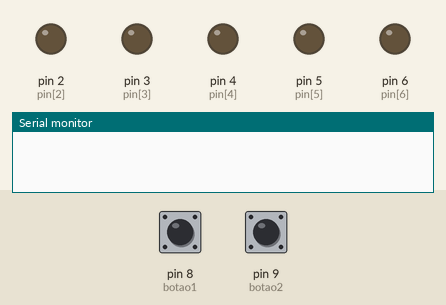
This sketch was run on a simulated Arduino Uno, built with avr-gcc and run on an emulated ATmega328P. On the bench: output pins drawn as LEDs (lit = HIGH), the last lines printed to the serial monitor. The inputs (shaded band) are chosen by the test bench; at power-on: pin 8 (botao1) LOW, pin 9 (botao2) LOW. Pins used as bus, display or sensor lines are not drawn.

Above: at 1.2 s.
1.3 s: pin 8 (botao1) pulled HIGH for 1 s
At 3.4 s:
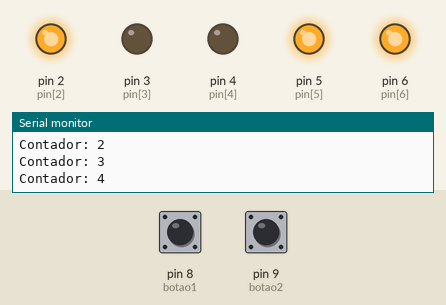
3.8 s: pin 9 (botao2) pulled HIGH for 3.2 s
At 7.1 s:
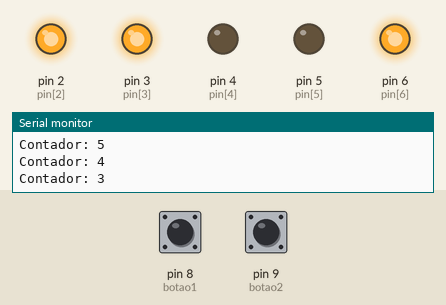
8.5 s: pin 9 (botao2) pulled HIGH for 0.15 s
At 9.5 s:
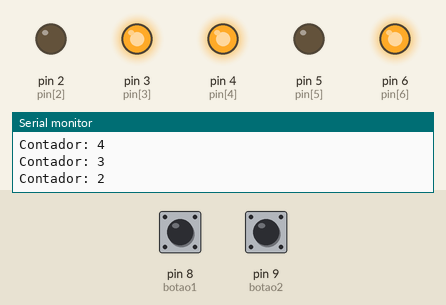
10.1 s: pin 9 (botao2) pulled HIGH for 1 s
At 11.4 s:
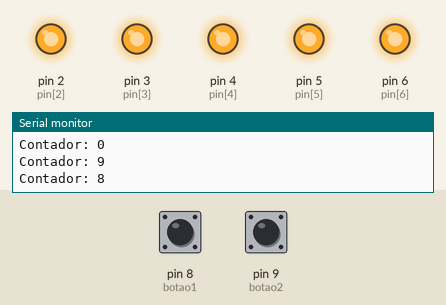
Timing chart, 0 to 13.1 s (numbered marks = the images above; inputs shaded):
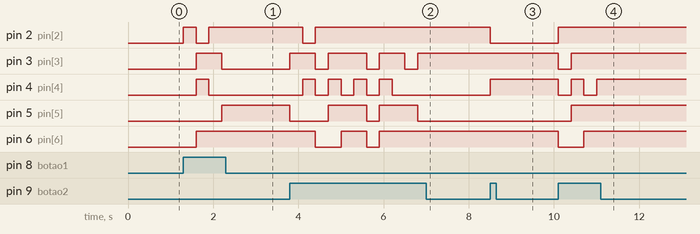

The sketch:

sketch.ino
```cpp
int pin[] = {0, 1, 2, 3, 4, 5, 6};
int botao1 = 8;
int botao2 = 9;
int contador = 0;

// Dígitos de 0 a 9 em binário (a-g)
byte numeros[10][7] = {
  {1,1,1,1,1,1,0}, // 0
  {0,1,1,0,0,0,0}, // 1
  {1,1,0,1,1,0,1}, // 2
  {1,1,1,1,0,0,1}, // 3
  {0,1,1,0,0,1,1}, // 4
  {1,0,1,1,0,1,1}, // 5
  {1,0,1,1,1,1,1}, // 6
  {1,1,1,0,0,0,0}, // 7
  {1,1,1,1,1,1,1}, // 8
  {1,1,1,1,0,1,1}  // 9
};


void setup() {
  for (int i = 0; i <= 6; i++) {
    pinMode(pin[i], OUTPUT);
  }
  pinMode(botao1, INPUT); // Usando resistor de pull-up interno
  pinMode(botao2, INPUT);
  Serial.begin(9600);
}

void mostrarNumero(int contador) {
  for (int i = 0; i < 7; i++) {
    digitalWrite(pin[i], numeros[contador][i]);
  }
  Serial.print("Contador: ");
  Serial.println(contador);
}

void loop() {
  if (digitalRead(botao1) == HIGH) {  // Botão 1 pressionado (com pull-up: LOW = pressionado)
    contador++;
    if (contador > 9) contador = 0;
    mostrarNumero(contador);
    delay(300);  // Delay simples para debounce
  }

  if (digitalRead(botao2) == HIGH) {  // Botão 2 pressionado
    contador--;
    if (contador < 0) contador = 9;
    mostrarNumero(contador);
    delay(300);  // Delay simples para debounce
  }
}
```

Measured:
- after the input at 1.3 s, pin 2 (pin[2]): LOW → HIGH at once, → LOW 0.30 s later, → HIGH 0.30 s later; pin 3 (pin[3]): LOW → HIGH after 0.30 s, → LOW 0.60 s later; pin 4 (pin[4]): LOW → HIGH after 0.30 s, → LOW 0.30 s later; pin 5 (pin[5]): LOW → HIGH after 0.90 s; pin 6 (pin[6]): LOW → HIGH after 0.30 s
- after the input at 3.8 s, pin 2 (pin[2]): HIGH → LOW after 0.30 s, → HIGH 0.30 s later; pin 3 (pin[3]): goes HIGH 0.60 s, LOW 0.30 s, HIGH 0.90 s, LOW 0.30 s, HIGH 0.60 s, LOW 0.30 s, then HIGH, starting at once
- after the input at 8.5 s, pin 2 (pin[2]): HIGH → LOW at once; pin 4 (pin[4]): LOW → HIGH at once
- after the input at 10.1 s, pin 2 (pin[2]): LOW → HIGH at once; pin 3 (pin[3]): HIGH → LOW at once, → HIGH 0.30 s later; pin 4 (pin[4]): alternates HIGH for 0.30 s and LOW for 0.30 s, 4 changes in all, then stays HIGH, starting at once; pin 5 (pin[5]): LOW → HIGH after 0.30 s; pin 6 (pin[6]): HIGH → LOW at once, → HIGH 0.60 s later
